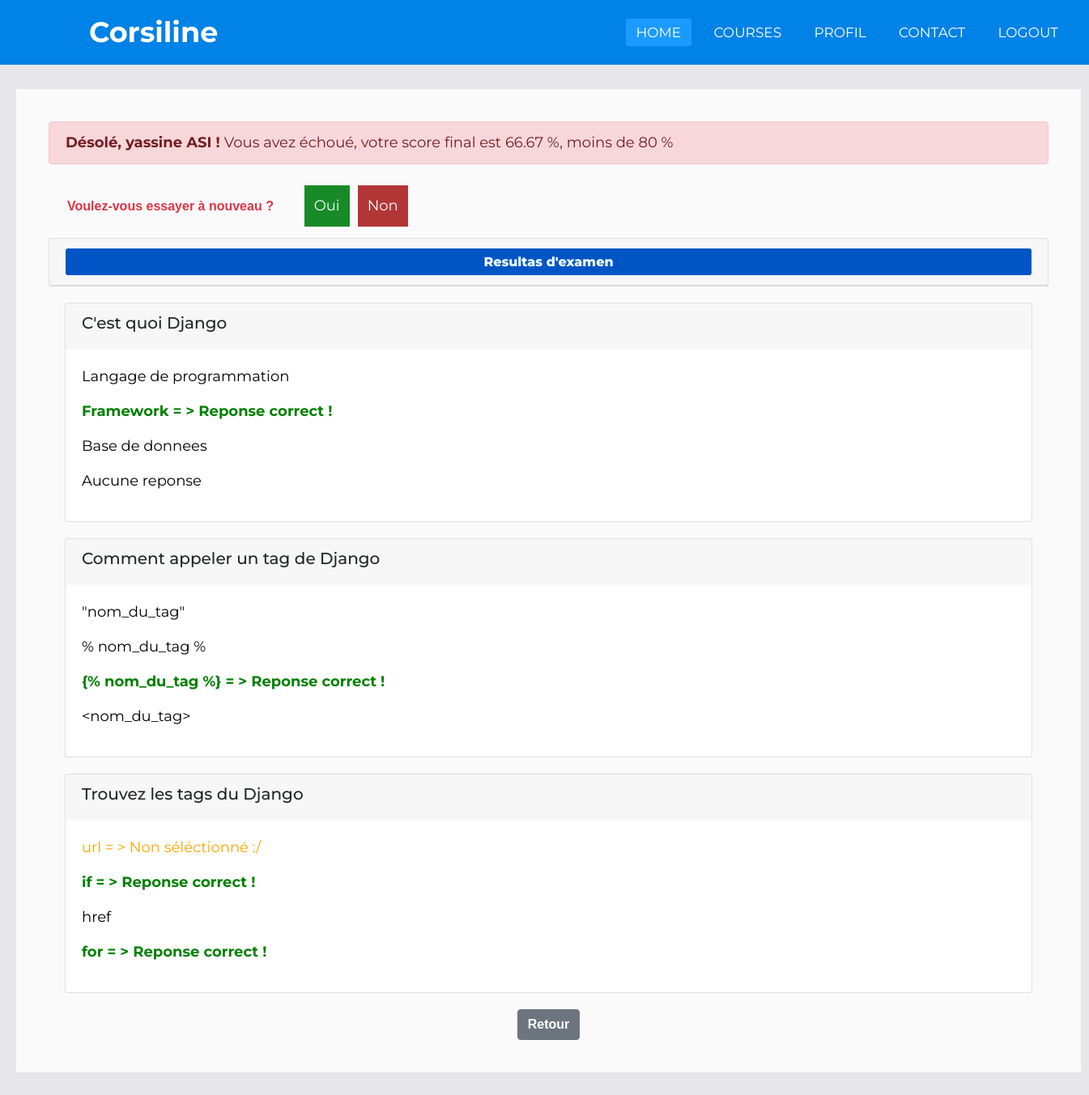
Screenshot of /prof/course/1/submission/1/result/ (signed in) with the database file from the repository.
### prof/models.py (models this page shows, shortened)
class User(models.Model):
    email = models.EmailField()
    password = models.CharField(max_length=255)
    role=models.CharField(max_length=20,choices=[('etd','etd'),('prof','prof')],default='etd')

class Etudiant(User):
    nom = models.CharField(max_length=50,default='Aucun')
    prenom = models.CharField(max_length=50,default='Aucun')
    telephone=models.CharField(max_length=10,null=True,blank=True,default='Aucun')
    linkedin=models.CharField(max_length=100,null=True,blank=True,default='Aucun')
    twitter=models.CharField(max_length=100,null=True,blank=True,default='Aucun')
    sexe=models.CharField(max_length=20,choices=[('Femme','Femme'),('Homme','Homme')],default='Homme')
    photo=models.ImageField(upload_to='photo/etds/%y/%m/%d',default='photo/etds/default_user.jpg')
    LEVEL_CHOICES = [
        ('sans bac', 'sans bac'),
        ('bac', 'bac'),
        ('bac+2', 'bac+2'),
        ('bac+3', 'bac+3'),
        ('bac+5', 'bac+5'),
    ]
    NiveauEtude = models.CharField(max_length=10, null=False,choices=LEVEL_CHOICES,default='bac')

class Inscription(models.Model):
    etudiant = models.ForeignKey(Etudiant, on_delete=models.PROTECT)
    course = models.ForeignKey(Course, on_delete=models.PROTECT)
    date_inscription = models.DateField(auto_now_add=True)
    rating = models.IntegerField(null=True,blank=True,default=-1)
    comment = models.TextField(null=True,blank=True,default="Aucun")
    score=models.DecimalField(max_digits=5,decimal_places=2,default=-1)

class Question(models.Model):
    text=models.TextField()
    note=models.IntegerField(default=1)
    course=models.ForeignKey(Course,on_delete=models.PROTECT,null=True)
    def is_get_score(self, selected_ids):
        all_answers = self.choice_set.filter(correct=True).count()
        selected_correct = self.choice_set.filter(correct=True, id__in=selected_ids).count()
        if all_answers == selected_correct:
            return True
        else:
            return False

class Choice(models.Model):
    text=models.TextField()
    correct=models.BooleanField()
    question=models.ForeignKey(Question,on_delete=models.PROTECT,null=True)

### prof/views.py (the view)
# urls.py: path('course/<int:course_id>/submission/<int:submission_id>/result/', views.show_exam_result, name='show_exam_result'),
def show_exam_result(request, course_id, submission_id):
    try:
        active = request.session.get('active')
    except:
        return redirect('login')  # Redirect to login if session value is not available
    if active is not None:
        try:
            etudiant = Etudiant.objects.get(email=active)
        except:
            return redirect('login')
        course = get_object_or_404(Course,pk=course_id)
        inscrit = check_if_enrolled(etudiant,course)
        submission = get_object_or_404(Submission,pk=submission_id)
        choices = submission.choices.all()
        total_mark, mark = 0, 0
        for question in Question.objects.filter(course=course):
            total_mark += question.note
            if question.is_get_score(choices):
                mark += 1
        print('wselt')
        i=Inscription.objects.get(etudiant=etudiant,course=course)
        note=round((mark/total_mark)*100,2)
        i.score=note
        print("votre score est :::::::::::: ",i.score)
        i.save()
        return render(request,'etd/exam_result.html',
        {"course":course, "choices":choices,"mark":mark,"user":etudiant,
            "submission": submission,
            "note": note})
    else:
        return redirect('login')

### prof/views.py (called while the page is built)
def check_if_enrolled(etudiant, course):
    inscrit = False
    if etudiant.id is not None:
        num_results = Inscription.objects.filter(etudiant=etudiant, course=course).count()
        if num_results > 0:
            inscrit = True
    return inscrit

### templates/etd/exam_result.html (shortened to what this page needs)
{% include 'headerEtd.html' %}
<!DOCTYPE html>
<html lang="en">
    <head>
        {% load static %}
          <link href="https://cdnjs.cloudflare.com/ajax/libs/font-awesome/5.10.0/css/all.min.css" rel="stylesheet">
          <link href="https://cdn.jsdelivr.net/npm/bootstrap-icons@1.4.1/font/bootstrap-icons.css" rel="stylesheet">
          <link href="{% static 'css/style.css' %}" rel="stylesheet">
          <link href="{% static 'css/style2.css' %}" rel="stylesheet">
          <link href="{% static 'css/form.css' %}" rel="stylesheet">
      </head>
      <body>
<section>
<div class="container-fluid" style="padding: 20px;">
    {% if note >= 80 %}
    <div class="alert alert-success">
       <b>Félicitations, {{user.prenom}} {{user.nom}} ! </b>Vous avez réussi l'examen avec un score de {{note}}%
    </div>
        {% else %}
        <div class="alert alert-danger">
            <b>Désolé, {{user.prenom}} {{user.nom}} ! </b>Vous avez échoué, votre score final est {{note}} %, moins de 80 %
        </div>
        <label class="btn btn-link text-danger">Voulez-vous essayer à nouveau ?</label>
        <label class="rep" onclick="location.href='{% url 'course_details' course.id %}'">Oui</label><label class="rep" onclick="history.back()" style="background:rgb(179, 54, 54);margin-left:0px;">Non</label>
        {% endif %}
        <div class="card-columns-vertical mt-1">
        <div class="card mt-1" style="text-align:center;">
            <div class="card-header" style=""><h5 class="ink" style="height:100%;margin:0;">Resultas d'examen</h5></div>
        </div>
            {% for question in course.question_set.all %}
                <div class="card" style="margin: 20px;">
                    <div class="card-header border-light">
                        <h5>{{question.text}}</h5>
                    </div>
                    <div class="card-body">
                        {% for choice in question.choice_set.all %}
                        <ul style="list-style-type:circle;">
                           {% if choice.correct and choice in choices %}
                            <li ><p class="card-text" style="color:green"><b>{{choice.text}} = > Reponse correct !</b></p></li>
                            {% elif choice.correct and choice not in choices %}
                            <li><p class="card-text" style="color:orange">{{choice.text}} = > Non séléctionné :/ </p><il>
                            {% elif choice.correct == False and choice in choices %}
                            <li><p class="card-text" style="color:red">{{choice.text}} = > Reponse fausse :(</p> </li>
                            {% else %}
                            <li><p class="card-text" style="color:black">{{choice.text}}</p> </li>
                            {% endif %}
                        </ul>
                        {% endfor %}
                    </div>
                </div>
            {% endfor %}
        </div>
        {% if note >= 80 %}
        <div class="card mt-1" style="text-align:center;">
            <div class="card-header" style=""><h5 class="ink" style="height:100%;margin:0;">Rating</h5></div>
        </div>
        <div class="card" style="margin: 20px;">
            <div class="card-header border-light">
                <h5>Évaluez ce cours pour le terminer</h5>
            </div>
        <div class="card-body">
        <form action="{% url 'rate' course.id %}" method="post">
        {% csrf_token %}
        <div class="container" style="font-size:20px;width:70%;">
        <div class="rowx">
        <div class="col-25">
        <label for="rate">De 0 à 5 points</label>
        </div>
        <div class="col-75">
        <input name="rate" type="number" min="0" step="1" max="5" required>
        </div>
        </div>
        <div class="rowx">
            <div class="col-25">
            <label for="rate">Commentaire (facultatif)</label>
            </div>
            <div class="col-75">
            <textarea name="cmt"></textarea>
            </div>
        </div>
        <div class="rowx">
        <input type="submit" value="Terminer" style="width:40%;">
        </div>
        </div>
        </form>
    </div></div>
        {% else %}
        <center>
        <button type="button" class="btn btn-secondary" onclick="history.back()">Retour</button>
        </center>
        {% endif %}
    </div>
</section>
</body>
</html>

### templates/headerEtd.html (shortened to what this page needs)
{% load static %}
<!DOCTYPE html>
<html lang="en">
<head>
    <link rel="stylesheet" href="https://cdn.jsdelivr.net/npm/bootstrap@4.6.0/dist/css/bootstrap.min.css">
    <link rel="stylesheet" href="{% static 'css/stylenav.css' %}">
</head>
<body>
    <nav>
        <label class="logo">Corsiline</label>
        <ul>
            <li><a class="active" href="{% url 'index' %}">Home</a></li>
            <li><a href="{% url 'coursesEtd' %}">Courses</a></li>
            <li><a href="{% url 'profilEtd' %}">Profil</a></li>
            <li><a href="{% url 'contactEtd' %}">Contact</a></li>
            <li><a href="{% url 'logout' %}">Logout</a></li>
        </ul>
    </nav>
</body>
</html>

### profs/static/css/stylenav.css (style rules this page uses)
* { padding: 0; margin: 0; text-decoration: none; list-style: none; box-sizing: border-box; }
body { font-family: montserrat; }
nav { background: #0082e6; height: 80px; width: 100%; }
label.logo { color: white; font-size: 35px; line-height: 60px; padding: 0 100px; font-weight: bold; }
nav ul { float: right; margin-right: 20px; }
nav ul li { display: inline-block; line-height: 80px; margin: 0 5px; }
nav ul li a { color: white; font-size: 17px; padding: 7px 13px; border-radius: 3px; text-transform: uppercase; }
a.active,a:hover { background: #1b9bff; transition: .5s; }

### profs/static/css/style.css (style rules this page uses)
section { background: rgb(255, 255, 255,0.8); margin: 30px 20px; padding: 15px 5px; font-size: 18px; padding: 20px; clear: both; height: auto; display:block; width: 1315px; }
.ink { color: azure; background-color: #0055c5; font-size: 16px; padding: 7px 10px; border-radius: 3px; font-weight: 800; margin-top: 20px; margin-right: 10px; }
body { background: rgba(24, 29, 56, .1); }
label { color: azure; font-size: 40 px; margin: 10px; }

### profs/static/css/style2.css (style rules this page uses)
:root { --primary: #0082e6; --light: #F0FBFC; --dark: #181d38; }
.btn { font-family: 'Nunito', sans-serif; font-weight: 600; transition: .5s; }
.btn.btn-primary, .btn.btn-secondary { color: #FFFFFF; }

### profs/static/css/form.css (style rules this page uses)
* { box-sizing: border-box; }
label.rep { padding: 12px 12px 12px 12px; color: azure; resize: vertical; background-color: #188a27; display: inline-block; height: 100%; cursor: pointer; }

### rows the page displays
Etudiant: prenom "yassine", nom "ASI"
Inscription: score "66.67"
Question: text "C'est quoi Django"
Choice: text "Langage de programmation"
Choice: text "Framework"
Choice: text "Base de donnees"
Choice: text "Aucune reponse"
Question: text "Comment appeler un tag de Django"
Choice: text "\"nom_du_tag\""
Choice: text "% nom_du_tag %"
Choice: text "{% nom_du_tag %}"
Choice: text "<nom_du_tag>"
Question: text "Trouvez les tags du Django"
Choice: text "url"
Choice: text "if"
Choice: text "href"
Choice: text "for"
